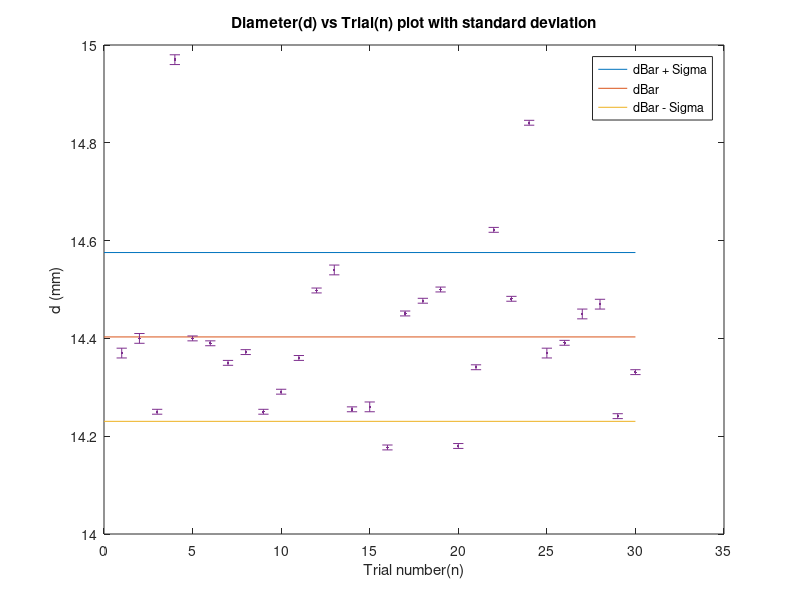

MATLAB code for this plot:
x = 1:30;
y = [14.37,14.4,14.25,14.97,14.4,14.39,14.35,14.372,14.25,14.291,14.36,14.498,14.54,14.255,14.26,14.177,14.451,14.477,14.5,14.18,14.341,14.622,14.481,14.841,14.37,14.391,14.45,14.47,14.241,14.331];
deviation = std(y)
plot([0,30],[deviation + 14.403,deviation + 14.403]);
hold on
plot([0,30],[14.403,14.403]);
hold on
plot([0,30],[14.403 - deviation ,14.403 - deviation]);
hold on
err=[0.01,0.01,0.005,0.01,0.005,0.005,0.005,0.005,0.005,0.005,0.005,0.005,0.01,0.005,0.01,0.005,0.005,0.005,0.005,0.005,0.005,0.005,0.005,0.005,0.01,0.005,0.01,0.01,0.005,0.005];
errorbar(x,y,err,'.')
legend('dBar + Sigma','dBar', 'dBar - Sigma')
ylabel('d (mm)')
xlabel('Trial number(n)');
title('Diameter(d) vs Trial(n) plot with standard deviation')